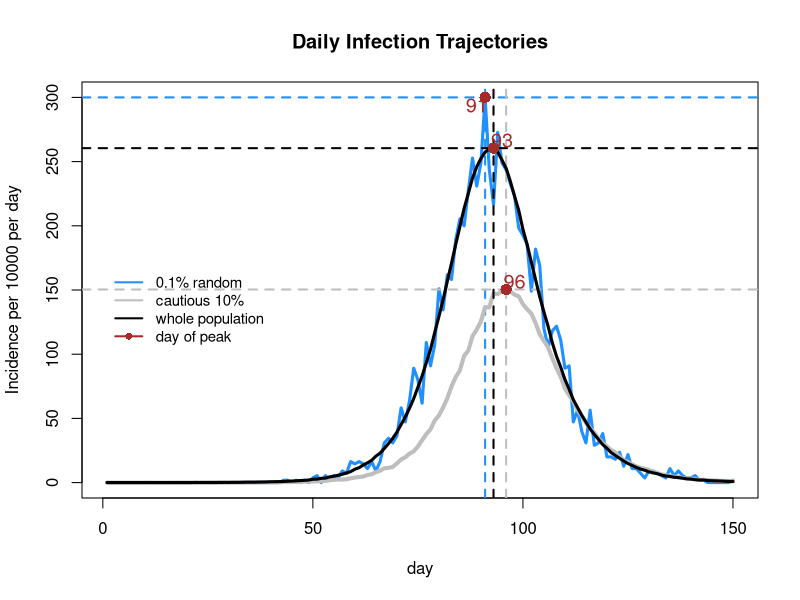

Generate this figure with R: (Note: a time limit stopped this script after it produced the figure.)
# This work is completed by group 12：Wenyi Yu s2161093, Minke Pan s2160782 and Yanren Mao s2207399
# address of github repo: https://github.com/Ivy0812/SP-workshop.git

# Step 1: Simulation
seir <- function(n=5.5e+6,ne=10,nt=150,gamma=1/3,delta=1/5) {
  # SEIR stochastic simulation model.
  # n = population size; ne = initially at exposed state; nt = number of days 
  # gamma = daily prob E -> I; delta = daily prob I -> R
  # expect the function outputs the simulation

  lambda <- 0.4/n
  x <- rep(0,n) # initialize to susceptible state
  beta <- rlnorm(n,0,0.5); beta <- beta/mean(beta) # individual infection rates and will use it to generate βi later

  # Now we want to find:
  # 1. the number of new infections each day
  # 2. the number of new infections among the 10% of the population with the lowest βi values
  # 3. the number of new infections in a random sample of 0.1% of the population.

  index1 <- order(beta)[1:(0.1*n)]# fix indices of the lowest 10% βi values of the population
  index2 <- sample(n,0.001*n,replace=FALSE)# randomly sample indices of 0.1% of the population
  

  # After creating the index lists, we now going to track the number of new infections of 3 different groups:
  # 1.each day of whole population
  # 2.10% of the population with the lowest βi values
  # 3.a random sample of 0.1% of the population
  # We calculate the new infections of each group by computing the decreases of the susceptible state between 2 consecutive days.
  # Here are the simulation of the transmission process
  
  S <- E_new <- E_low <- E_random <- S_low <- S_random <-rep(0,nt) # set up storage for pop in each state 
  x[1:ne] <- 1; E_new[1] <- ne  # setting 10 chosen people in exposed state
  S[1] <- n-ne# removing 10 E-state people from S state
  
  # assign the number of people at S state and E state among the 10% of the population
  S_low[1] <- sum(x[index1]==0) ; E_low[1] <- sum(x[index1]==1)
  # assign the number of people at S state and E state among the 0.1% of the population
  S_random[1] <- sum(x[index2]==0);E_random[1] <- sum(x[index2]==1) 
  
  for (i in 2:nt) { # loop over days
    u <- runif(n) # uniform random deviates
    Iota<-sum(beta[x==2])#sum all currently I state people
    x[x==2&u<delta] <- 3 # I -> R with prob delta - 1/5
    x[x==1&u<gamma] <- 2 # E -> I with prob gamma - 1/3
    x[x==0&u<lambda*beta*Iota] <- 1 # S -> E with prob lambda*βj*sum(βi)
    
    # count the number of S state people at the ith day of 3 groups separately
    S[i] <- sum(x==0);S_low[i]<- sum(x[index1]==0);S_random[i]<- sum(x[index2]==0)
    
    # calculate the number of new infections at the ith day of 3 groups by computing the difference between the (i-1)th day and ith day
    E_new[i]<- S[i-1]-S[i];E_low[i]<- S_low[i-1]-S_low[i];E_random[i]<- S_random[i-1]-S_random[i]
  }
  list(E_new=E_new,E_low=E_low,E_random=E_random) 
} ## seir

set.seed(3)
ep <- seir() # run simulation 

# Step 2: Standardize
# standardize each trajectory by calculating the incidence per 10000 people per day
# Incidence is calculated by dividing their size
n=5.5e+6
ep_new <- ep$E_new/n*10000 ## whole population
ep_low <- ep$E_low/n/0.1*10000 ## 10% of the population
ep_random <- ep$E_random/n/0.001*10000 ## 0.1% of the population

# Step 3: Plot daily trajectory of new infections 
# plot and draw the trajectory of new infections with peak in a random sample of 0.1% of the population
plot(ep_random,ylim=c(0,max(ep_new,ep_low,ep_random)),# set up the y-axis limit of the graph
     main="Daily Infection Trajectories",xlab="day",ylab="Incidence per 10000 per day", # write the title of the plot and label axes
     type="l",col="dodgerblue",lwd=3) # using blue line to display the trajectory and assign the line width

# add guideline to fix the position of peak value; average the x-axis value in case of multiple peak values
abline(h=max(ep_random), v=mean(which(ep_random == max(ep_random))), lty=2, col="dodgerblue",lwd=2)

# mark the point of peak value of the trajectory
points(mean(which(ep_random == max(ep_random))),max(ep_random), col="brown",cex=1.5,pch=16)

# label the day on which peak occurs at the near place
text(mean(which(ep_random == max(ep_random)))-2,max(ep_random)-6, mean(which(ep_random == max(ep_random))),col="brown",cex=1.2) 

# Draw the trajectory of new infections with peak among the 10% of the population similarly
lines(ep_low,col="grey",lwd=4)
abline(h=max(ep_low), v=mean(which(ep_low == max(ep_low))), lty=2, col= "grey",lwd=2)
points(mean(which(ep_low == max(ep_low))),max(ep_low), col="brown",cex=1.5,pch=16)
text(mean(which(ep_low == max(ep_low)))+2,max(ep_low)+6, mean(which(ep_low == max(ep_low))),col="brown",cex=1.2)

# Draw the trajectory of new infections with peak among the whole population as above
lines(ep_new, col="black",lwd=3)
abline(h=max(ep_new), v=mean(which(ep_new == max(ep_new))), lty=2, col="black", lwd=2)
points(mean(which(ep_new == max(ep_new))),max(ep_new), col="brown",cex=1.5,pch=16)
text(mean(which(ep_new == max(ep_new)))+2,max(ep_new)+6, mean(which(ep_new == max(ep_new))),col="brown",cex=1.2)
 

# classify different groups by adding legend
legend(list(x=2,y=170),legend=c("0.1% random","cautious 10%","whole population","day of peak"),
       col=c("dodgerblue","grey","black","brown"),lty=1,pch=c(NA,NA,NA,16),lwd=2,cex=0.9,bty="n")

# Step 4: 10 repeated simulations
# store the corresponding values at each day in list
new <- low <- random <- list() 
peak_whole <- peak_low <- peak_random <-rep(0,10)
for (i in 1:10) {
  n=5.5e+6
  ep<-seir()
  new[[i]] <- ep$E_new/n*10000 
  low[[i]] <- ep$E_low/n/0.1*10000
  random[[i]]<- ep$E_random/n/0.001*10000
  peak_whole[i]<-max(new[[i]])
  peak_low[i]<-max(low[[i]])
  peak_random[i]<-max(random[[i]])
}

# Step 5: Visualize(zoom)
# There are 3 plots showing the results of 10 repeated simulations of each group respectively.
# plot and draw the first trajectory for new infections each day among the whole population
par(mfrow=c(2,2), mar=c(4,4,1,1),oma = c(0, 0, 2, 0)) # Set margin and outer margin of the graph
plot(new[[1]],xlab="day",ylab="Incidence per 10000 per day", 
     type="l",col="black",lwd=2) 
legend("topleft","Whole Population",text.col="red",lty=0,lwd=2,cex=0.9,bty ="n")# add legend
max_new = mean(which(new[[1]]==max(new[[1]])))# Find and store the day of first peak value occurs
for (i in 2:10) {# loop
  lines(new[[i]],col="black",lwd=2)# draw the other 9 new infections among whole population
  max_new  = max_new + mean(which(new[[i]]==max(new[[i]]))) #sum the day on which peak values occurs of 10 simulations
}
abline(v=max_new/10, lty=2, col="red", lwd=2)# average the day of total value and add a guideline to indicate
axis(side=3, at=max_new/10,labels=max_new/10,col ="red", col.axis="red")# label the average value by axis

# draw trajectory for a random sample of 0.1% of the population as above
plot(random[[1]],xlab="day",ylab="Incidence per 10000 per day", type="l",col="dodgerblue",lwd=2) 
legend("topleft","0.1% Random",text.col="red",lty=0,lwd=2,cex=0.9,bty ="n")
max_random = mean(which(random[[1]]==max(random[[1]])))
for (i in 2:10) {
  lines(random[[i]],col="dodgerblue",lwd=2)
  max_random = max_random + mean(which(random[[i]]==max(random[[i]])))
}
abline(v=max_random/10, lty=2, col="red", lwd=2)
axis(side=3, at=max_random/10,labels=max_random/10,col="red",col.axis="red")

# draw trajectory for the 10% of the population similarly
plot(low[[1]],xlab="day",ylab="Incidence per 10000 per day", type="l",col="grey",lwd=2,) 
legend("topleft","Cautious 10%",text.col="red",lty=0,lwd=2,cex=0.9,bty ="n")
max_low = mean(which(low[[1]]==max(low[[1]])))
for (i in 2:10) {
  lines(low[[i]],col="grey",lwd=2)
  max_low = max_low + mean(which(low[[i]]==max(low[[i]])))
}
abline(v=max_low/10, lty=2, col="red", lwd=2)
axis(side=3, at=max_low/10,labels=max_low/10,col="red",col.axis="red")

#mean
plot(peak_whole,ylim=c(0,max(peak_whole,peak_low,peak_random)),xlab="day",ylab="peak incidence per 10000 per day", type="l",col="black",lwd=2) 
lines(peak_low,col="grey",lwd=2); lines(peak_random,col="dodgerblue",lwd=2);


legend("bottom",legend=c("0.1% random","cautious 10%","whole population"),
       bty="n",col=c("dodgerblue","grey","black"),lty=1,lwd=2,cex=0.5, horiz=TRUE)
mtext("Variability of 10 Repeated Simulations", side = 3, line = 0, outer = T)

# Step 6: Comment
# People who choose to download ZOE app are more cautious about Covid than average.
# The ZOE sample is with lower transmission probabilities. 
# The general trend of the Incidence of ZOE sample and whole population are similar: 
# the incidence rates increase at first until they reach the peak value and then decrease.
# However, peak values and the days on which peak values occur are different, 
# The ZOE sample's peak value day will occur later 
# with generally smaller peak value than the whole population.
